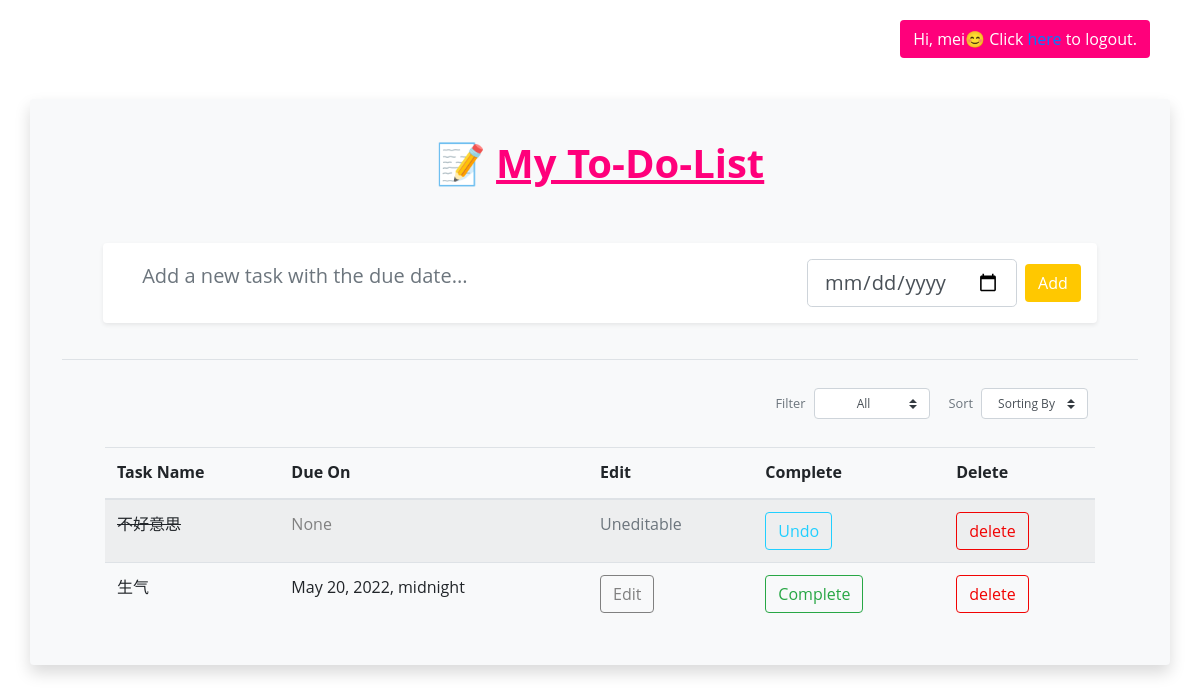
Page / (signed in) on the earlier database version.
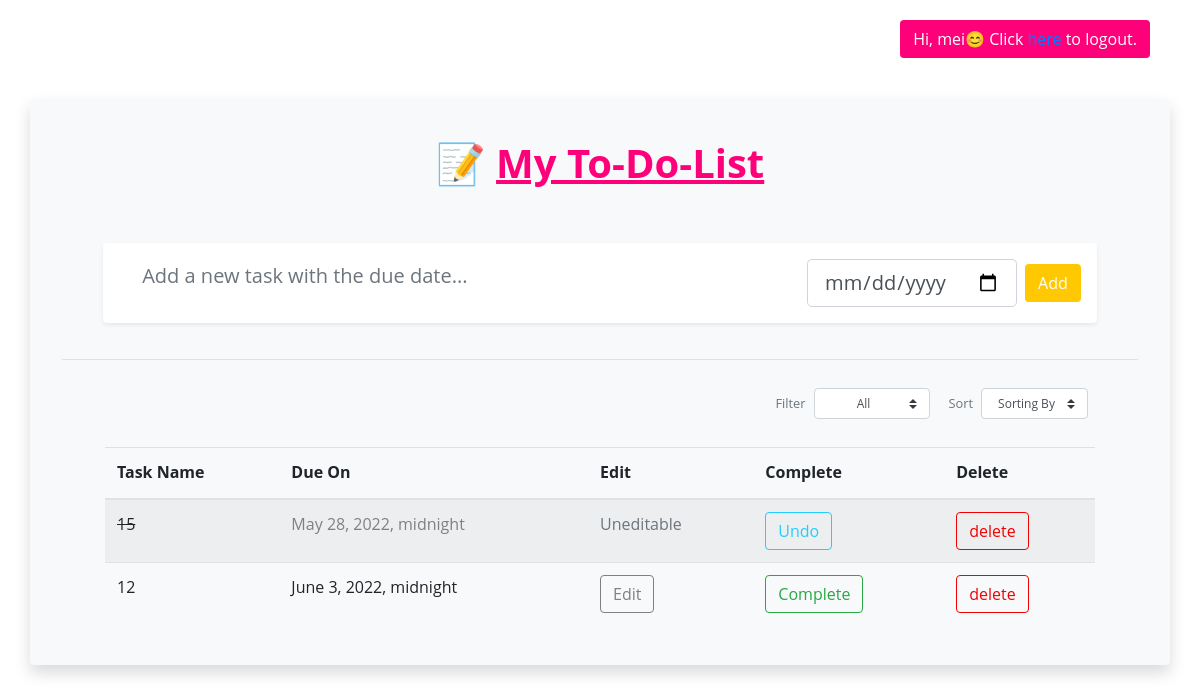
Same page on the later database version.
### home/models.py (models this page shows, shortened)
class Task(models.Model):
    id = models.BigAutoField(auto_created=True, primary_key=True)
    title = models.CharField(max_length=100)
    details = models.TextField(blank=True, null=True)
    create_date = models.DateTimeField(default=timezone.now)
    due_date = models.DateTimeField(blank=True, null=True)
    complete = models.BooleanField(default=False)
    user = models.ForeignKey(
        settings.AUTH_USER_MODEL, default=None, null=False, on_delete=models.CASCADE
    )

### home/views.py (the view)
# urls.py: path("", views.index, name="index"),
def index(request):
    template_name = "home/templates/index.html"
    if request.user.is_authenticated:
        todolist = Task.objects.filter(user=request.user).order_by("due_date")
    else:
        todolist = {}
    context = {"todolist": todolist}
    return render(request, template_name=template_name, context=context)

### home/templates/index.html (shortened to what the changed rows need)
{% url 'home:index' as home_base_url %}
{% load static %}
<!DOCTYPE HTML>
<html lang="en">
<head>
    <link rel="stylesheet" href="https://stackpath.bootstrapcdn.com/bootstrap/4.1.3/css/bootstrap.min.css">
    <link rel="stylesheet" href="{% static 'css/fontawesome/fontawesome-all.min.css' %}">
</head>
<body>
<section id="main" class="container-md mx-md-auto mx-1">
    <br>
    <br>
		{% block main %}
        <div class="container m-5 p-2 rounded mx-auto bg-light shadow" style="background-color: pink;">
            <div class="row mx-1 px-5 pb-3 w-80">
                <div class="col mx-auto">
                    <table class="table table-hover">
                        <thead>
                          <tr>
                            <th scope="col">Task Name</th>
                            <th scope="col">Due On</th>
                            <th scope="col">Edit</th>
                            <th scope="col">Complete</th>
                            <th scope="col">Delete</th>
                          </tr>
                        </thead>
                        <tbody class="no-underline">
                    {% for task in todolist %}
      {% if task.complete == True%}
      <tr style="background-color: rgba(128, 128, 128, 0.094);">
        <td id="line-through">{{task.title}}</td>
        <td style="color:grey">{{task.due_date}}</td>
        <td><a class="text-secondary" href="#">Uneditable</a></td>
          <td>
          <form method="POST" action="/change_status/">
            <button type="submit" class="btn btn-outline-success my-2 my-sm-0 undo_btn" >Undo</button>
          </form>
        </td>
        <td>
            <button data-bs-toggle="modal" data-bs-target="#delete_Model{{task.id}}" type="button" class="btn btn-outline-success my-2 my-sm-0 delete_btn" >delete</button>
        </td>
        {% else %}
        <tr>
            <td>{{task.title}}</td>
            <td>{{task.due_date}}</td>
          <td>
             <button data-bs-toggle="modal" data-bs-target="#details_Model{{task.id}}" type="button" class="btn btn-outline-success my-2 my-sm-0 edit_btn" >Edit</button>
          </td>
           <td>
            <form method="POST" action="/change_status/">
            <button type="submit" class="btn btn-outline-success my-2 my-sm-0">Complete</button>
            </form>
          </td>
          <td>
             <button data-bs-toggle="modal" data-bs-target="#delete_Model{{task.id}}" type="button" class="btn btn-outline-success my-2 my-sm-0 delete_btn" >delete</button>
        </td>
        </tr>
        {% endif %}
        {% endfor %}
                </tbody>
                </table>
                </div>
            </div>
        </div>
        {% endblock %}
	</section>
</body>
</html>

Differences in the rows shown:
removed Task: title "不好意思", due_date "None"
removed Task: title "生气", due_date "May 20, 2022, midnight"
added Task: title "15", due_date "May 28, 2022, midnight"
added Task: title "12", due_date "June 3, 2022, midnight"
